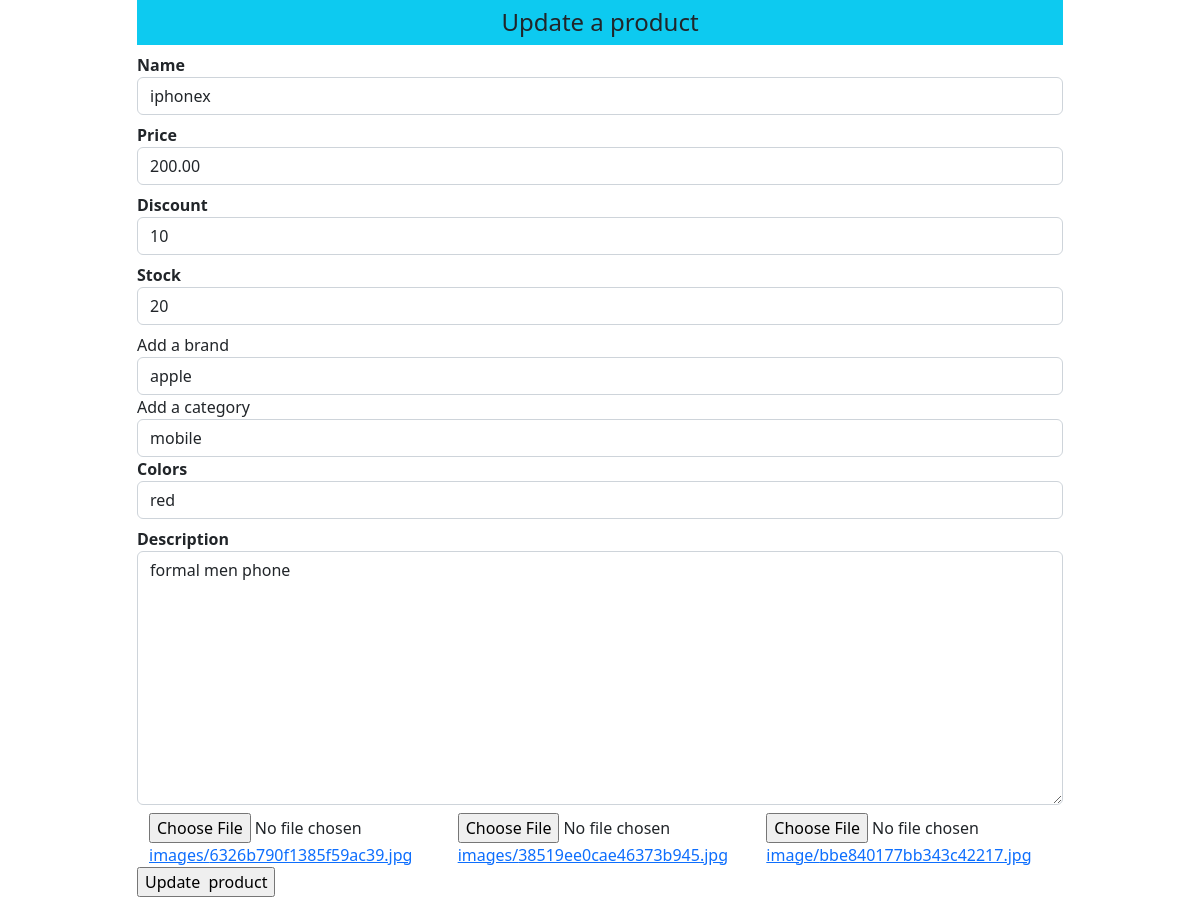
Page /updateproduct/1 on the committed database.
### shop/products/models.py (models this page shows, shortened)
class Addproduct(db.Model):
    __searchbale__ = ['name', 'desc']
    id = db.Column(db.Integer, primary_key=True)
    name = db.Column(db.String(80), nullable=False)
    price = db.Column(db.Numeric(10,2), nullable=False)
    discount = db.Column(db.Integer, default=0)
    stock= db.Column(db.Integer, nullable=False)
    colors=db.Column(db.Text, nullable=False)
    desc = db.Column(db.Text, nullable=False)
    pub_date = db.Column(db.DateTime, nullable=False, default=datetime.utcnow)
    brand_id = db.Column(db.Integer, db.ForeignKey('brand.id'), nullable=False)
    brand = db.relationship('Brand', backref=db.backref('brands', lazy=True))
    category_id = db.Column(db.Integer, db.ForeignKey('category.id'), nullable=False)
    category = db.relationship('Category', backref=db.backref('categories', lazy=True))
    image_1 = db.Column(db.String(150), nullable=False, default='image.jpg')
    image_2 = db.Column(db.String(150), nullable=False, default='image.jpg')
    image_3 = db.Column(db.String(150), nullable=False, default='image.jpg')

class Brand(db.Model):
    id= db.Column(db.Integer, primary_key=True)
    name = db.Column(db.String(30), nullable=False, unique=True)

class Category(db.Model):
    id= db.Column(db.Integer, primary_key=True)
    name = db.Column(db.String(30), nullable=False, unique=True)

### shop/products/routes.py (the view, shortened to what this page needs)
@app.route('/updateproduct/<int:id>', methods=['GET','POST'])
def updateproduct(id):
    form = Addproducts(request.form)
    product = Addproduct.query.get_or_404(id)
    brands = Brand.query.all()
    categories = Category.query.all()
    brand = request.form.get('brand')
    category = request.form.get('category')
    form.name.data = product.name
    form.price.data = product.price
    form.discount.data = product.discount
    form.stock.data = product.stock
    form.colors.data = product.colors
    form.description.data = product.desc
    brand = product.brand.name
    category = product.category.name
    return render_template('products/updateproduct.html', form=form, title='Update Product',getproduct=product, brands=brands,categories=categories)

### shop/products/forms.py
class Addproducts(Form):
    name = StringField('Name', [validators.DataRequired()])
    price = FloatField('Price', [validators.DataRequired()])
    discount = IntegerField('Discount', default=0)
    stock = IntegerField('Stock', [validators.DataRequired()])
    colors = StringField('Colors', [validators.DataRequired()])
    description = TextAreaField('Description', [validators.DataRequired()])
    image_1 = FileField('Image 1', validators=[FileRequired(), FileAllowed(['jpg','png','gif','jpeg'], 'Images only please')])
    image_2 = FileField('Image 2', validators=[FileRequired(), FileAllowed(['jpg','png','gif','jpeg'], 'Images only please')])
    image_3 = FileField('Image 3', validators=[FileRequired(), FileAllowed(['jpg','png','gif','jpeg'], 'Images only please')])

### shop/templates/products/updateproduct.html (shortened to what this page needs)
{% extends "layout.html" %}
{% block content %}
<div class="container">
    <div class="row">
        <div class="col-md-1"></div>
            <div class="col-md-10">
                <div class="text-center bg-info p-2 h4">Update a product</div>
                {% from "_formhelpers.html" import render_field %}
                <form method="post" enctype="multipart/form-data">
                <div>
                    {{ render_field(form.name, class="form-control") }}
                    {{ render_field(form.price, class="form-control") }}
                    {{ render_field(form.discount, class="form-control") }}
                    {{ render_field(form.stock, class="form-control") }}
                    <label for="brand">Add a brand</label>
                    <select name="brand" id="brand" class="form-control" required>
                        {% if getproduct %}
                        <option value="{{getproduct.brand_id}}" style="display: none;">{{getproduct.brand.name}}</option>
                       {% else %}
                     <option value=""> Select A brand</option>
                     {% for brand in brands %}
                     <option value="{{brand.id}}">{{brand.name}}</option>
                     {% endfor %}
                     {% endif %}
                    </select>
                    <label for="category">Add a category</label>
                    <select name="category" id="category" class="form-control" required>
                    {% if getproduct %}
                      <option value="{{getproduct.category_id}}" >{{getproduct.category.name}}</option>
                     {% else %}
                     <option value=""> Select A category</option>
                     {% for category in categories %}
                     <option value="{{category.id}}">{{category.name}}</option>
                     {% endfor %}
                     {% endif %}
                    </select>
                    {{ render_field(form.colors, class="form-control") }}
                    {{ render_field(form.description, class="form-control", rows="10") }}
                </div>
                <div class="container">
                    <div class="row">
                        {% if getproduct %}
                        <div class="col-md-4"> <input type="file" name="image_1" id="image_1">
                            <a href="{{url_for('static',filename='images/' + getproduct.image_1)}}"> images/{{ getproduct.image_1}}</a>
                        </div>
                        <div class="col-md-4"><input type="file" name="image_2" id="image_2">
                            <a href="{{url_for('static',filename='images/' + getproduct.image_2)}}">images/{{ getproduct.image_2}}</a>
                        </div>
                        <div class="col-md-4"><input type="file" name="image_3" id="image_3">
                            <a href="{{url_for('static',filename='images/' + getproduct.image_3)}}"> image/{{ getproduct.image_3}}</a>
                        </div>
                        {% else %}
                        <div class="col-md-4">{{ render_field(form.image_1) }}</div>
                        <div class="col-md-4">{{ render_field(form.image_2) }}</div>
                        <div class="col-md-4">{{ render_field(form.image_3) }}</div>
                        {% endif %}
                    </div>
                </div>
                <p><input type="submit" value="{% if getproduct %}Update {% else %}Add{% endif %} product" class="btn-outline-info">
                </form>
            </div>
      <div class="col-md-1"></div>
    </div>
</div>
{% endblock content %}

### shop/templates/_formhelpers.html (shortened to what this page needs)
{% macro render_field(field) %}
  <dt>{{ field.label }}</dt>
  <dd>{{ field(**kwargs)|safe }}
  </dd>
{% endmacro %}

### rows in the picture
Addproduct: name "iphonex", price "200.00", discount "10", stock "20", colors "red", image_1 "6326b790f1385f59ac39.jpg", image_2 "38519ee0cae46373b945.jpg", image_3 "bbe840177bb343c42217.jpg"
Brand: brand "apple"
Category: category "mobile"

### other values in the picture
{{ field.label }} "Name Price Discount Stock Colors Description"
